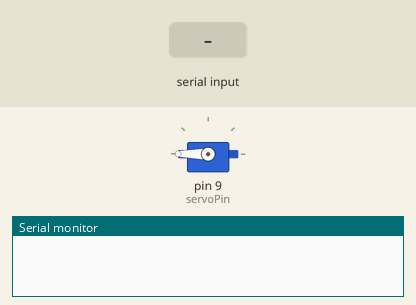
Simulated run of this sketch. Board: Arduino Uno, built with avr-gcc and run on an emulated ATmega328P. Parts: servo, the last lines printed to the serial monitor. Inputs (shaded band) come from the test bench.

Above: at 1.2 s.
1.3 s: "L" received over Serial
At 1.9 s:
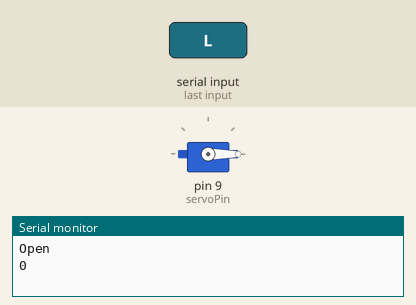
Timing chart, 0 to 4.3 s (numbered marks = the images above; inputs shaded):
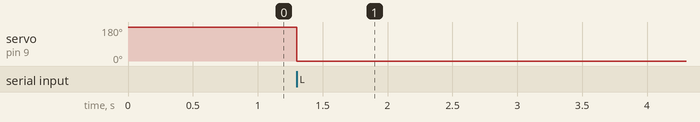

The sketch:

sketch_feb19b.ino
```cpp
#include <Servo.h>

Servo myservo;
int servoPin = 9;
int unlock = 0;
int lock = 180;

void setup() {

Serial.begin(9600);
  myservo.attach(servoPin);
  myservo.write(lock);
}

void loop() {

   while (Serial.available()) {
    char inChar = (char)Serial.read();
    if(inChar == 'L'){
     if (myservo.read() <= 90) {
       Serial.println("Locked");
       Serial.println(myservo.read());
      myservo.attach(servoPin);


       myservo.write(lock);
        Serial.println(myservo.read());
       delay(3000);
        myservo.detach();
     }
     else {
      myservo.attach(servoPin);
       Serial.println("Open");
       myservo.write(unlock);
        Serial.println(myservo.read());
       delay(3000);
     myservo.detach();
     }

    }
  }
}
```

Measured:
- after the input at 1.3 s, servo on pin 9 (servoPin): 180° → 0° at once
